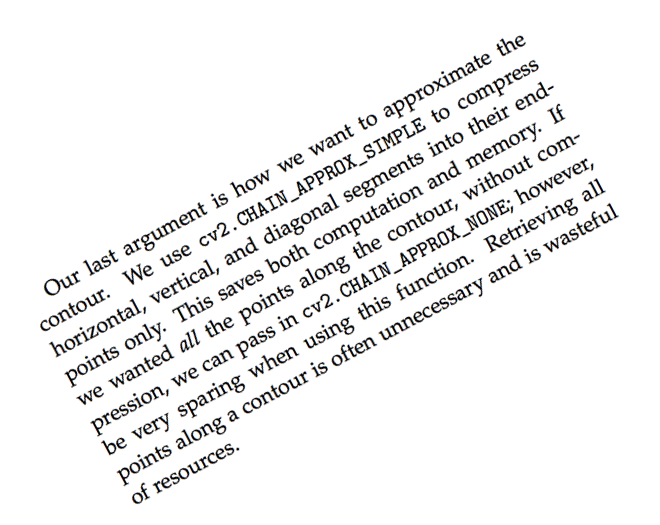
#> input picture imageprocessing/lab3/inputs/neg_28.png, 660 x 525 px
$ python -i horizontal_projection.py   (imports and definitions only)
#> lines starting #> are read from the running program, lines starting #| are printed output that depends on the picture; after the words box and inside, x2 and y2 are one past the last pixel; in counts of white or black regions, pixels touching at a corner belong together
import numpy as np
from skimage.filters import sobel, threshold_local
from skimage.transform import rotate

class HorizontalProjectionAligner:
    """Digitalized document aligner based on horizontal projection."""

    def preprocess(self, image):
        borders = sobel(image)
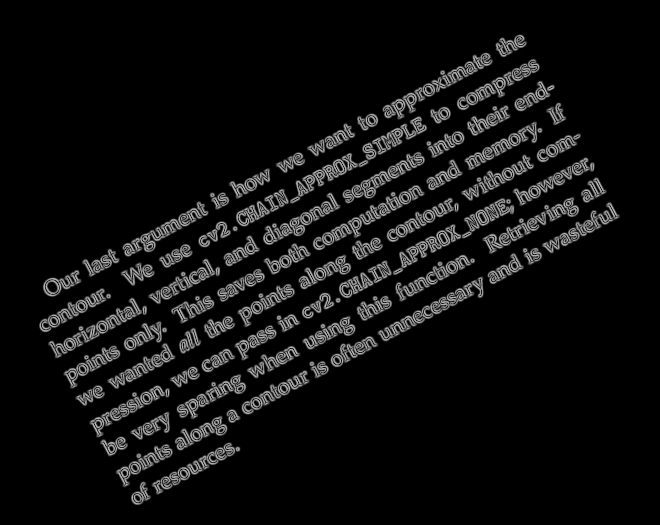
#> borders: shape (525, 660) float64; min 0, max 0.752, mean 0.0612

        threshold = threshold_local(borders, 99)
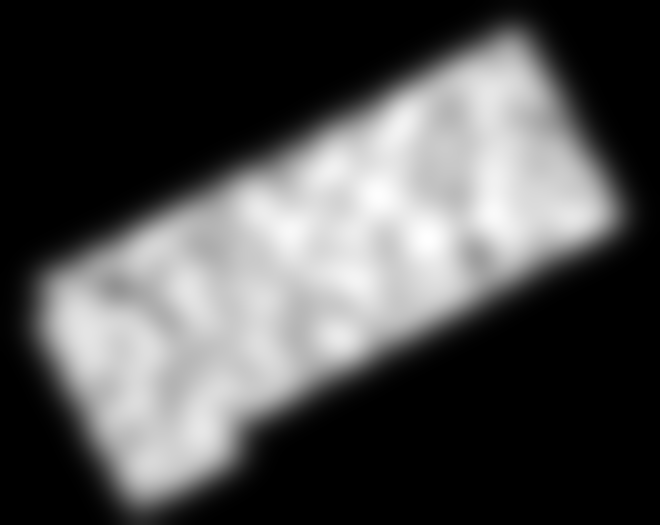
#> threshold: shape (525, 660) float64; min 0, max 0.197, mean 0.0612; drawn with min black and max white
        binary_image = borders > threshold
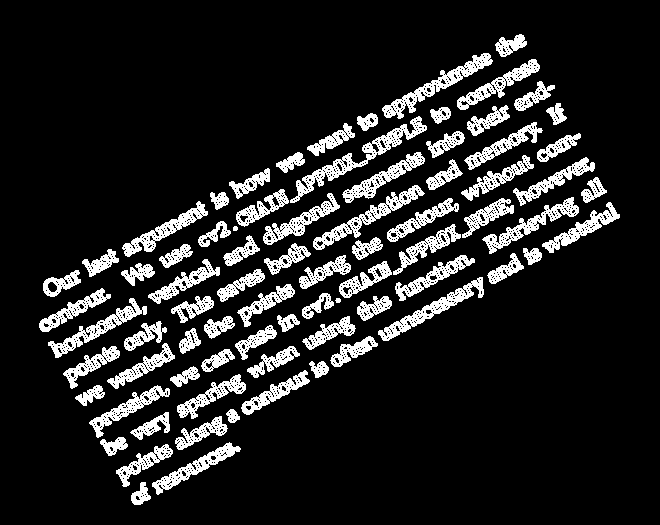
#> binary_image: shape (525, 660) bool; 13.2% white; 78 white regions, largest, box (x1, y1, x2, y2) and area: (290, 116, 427, 203) 1665, (382, 53, 493, 119) 1392, (313, 185, 425, 250) 1289

        return binary_image

    def fitness(self, rotated):
        profile = rotated.sum(axis=1)
        return np.square(profile - np.roll(profile, 1)).sum()

    def find_rotation_angle(self, preprocessed):
        fitnesses = {}

        for angle in range(-90, 90):
            rotated = rotate(preprocessed, angle)
            fitnesses[angle] = self.fitness(rotated)
#> this loop made 180 passes
#> pass 1, in find_rotation_angle, `rotated = rotate(preprocessed, angle)`:
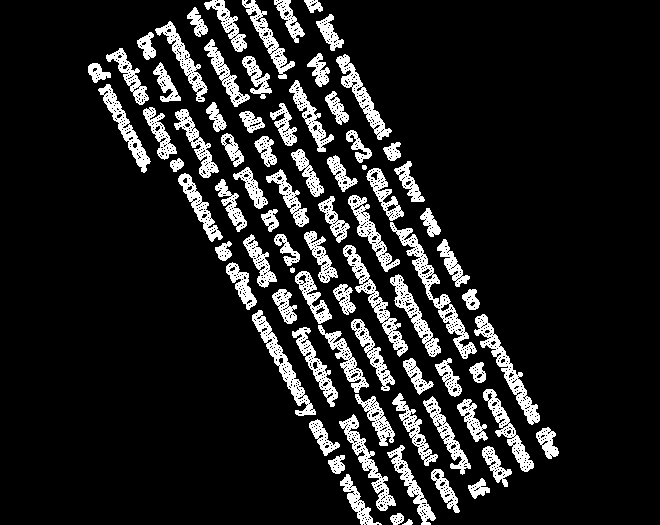
#> rotated: shape (525, 660) bool; 12.8% white; 79 white regions, largest, box (x1, y1, x2, y2) and area: (390, 222, 477, 359) 1665, (474, 314, 540, 425) 1392, (343, 245, 408, 357) 1289
#> pass 3, in find_rotation_angle, `rotated = rotate(preprocessed, angle)`:
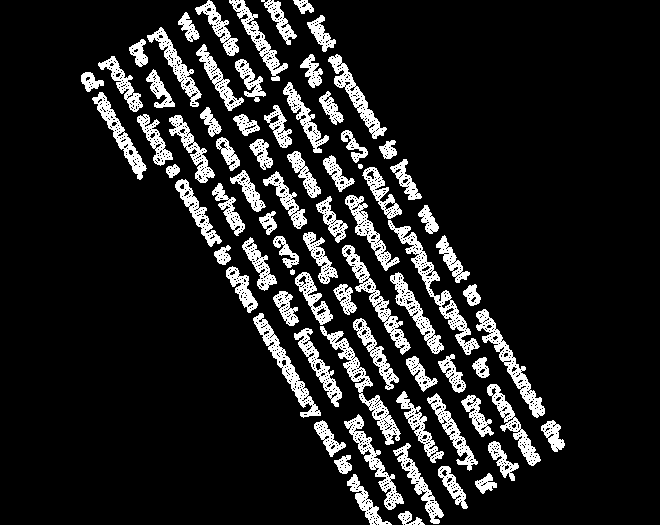
#> rotated: shape (525, 660) bool; 12.9% white; 77 white regions, largest, box (x1, y1, x2, y2) and area: (388, 220, 480, 355) 1666, (320, 326, 401, 445) 1488, (476, 309, 545, 418) 1392
#> after the loop:
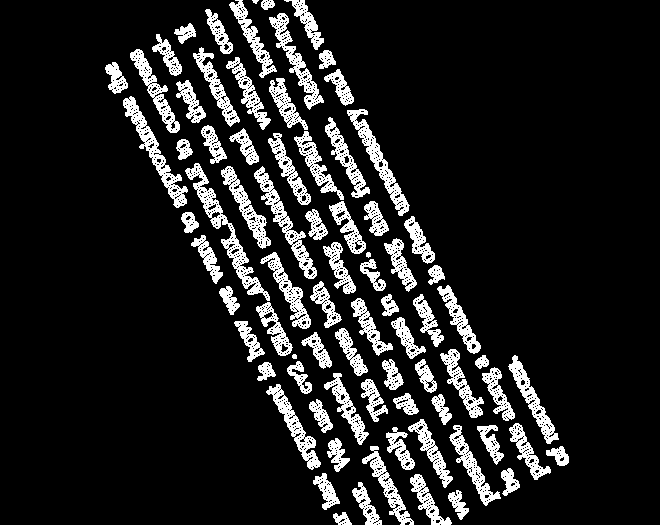
#> rotated: shape (525, 660) bool; 12.8% white; 79 white regions (1 under 20 px), largest, box (x1, y1, x2, y2) and area: (185, 163, 270, 301) 1664, (123, 96, 188, 208) 1392, (254, 166, 317, 279) 1289
#> after the loop, fitnesses = 180 items

        return max(fitnesses.items(), key=lambda item: item[1])[0]

    def align(self, image):
        preprocessed = self.preprocess(image)
        rotation_angle = self.find_rotation_angle(preprocessed)
#> rotation_angle = -28

        return rotate(image, rotation_angle, resize=True, preserve_range=True).astype(np.uint8)
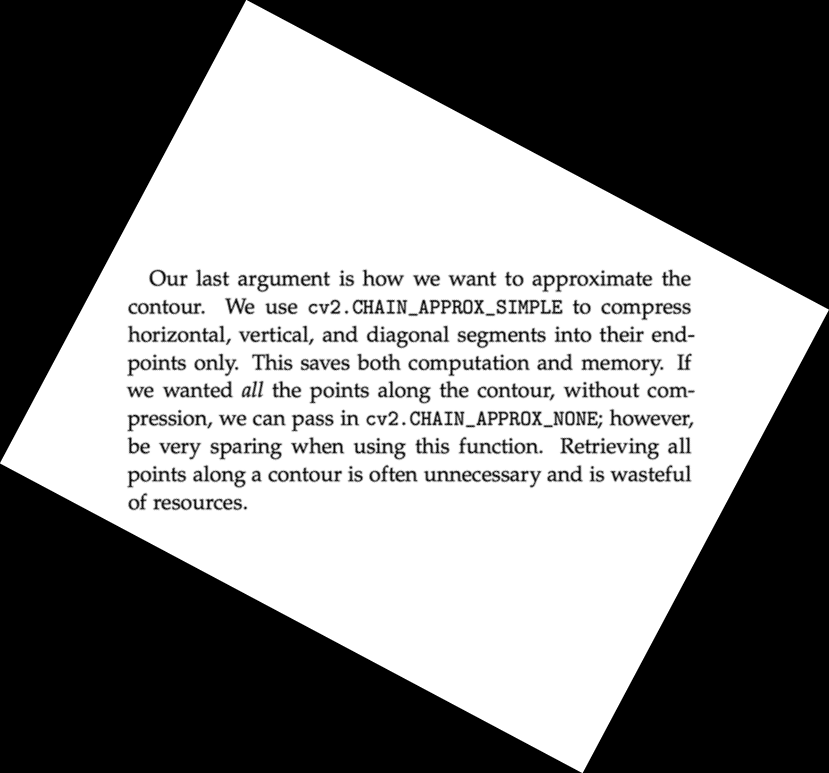
#> returned value: shape (773, 829); min 0, max 255, mean 130.2

>>> import cv2
>>> picture = cv2.imread('../inputs/neg_28.png', cv2.IMREAD_GRAYSCALE)
>>> result = HorizontalProjectionAligner().align(picture)

$ run again, on imageprocessing/lab3/inputs/pos_24.png
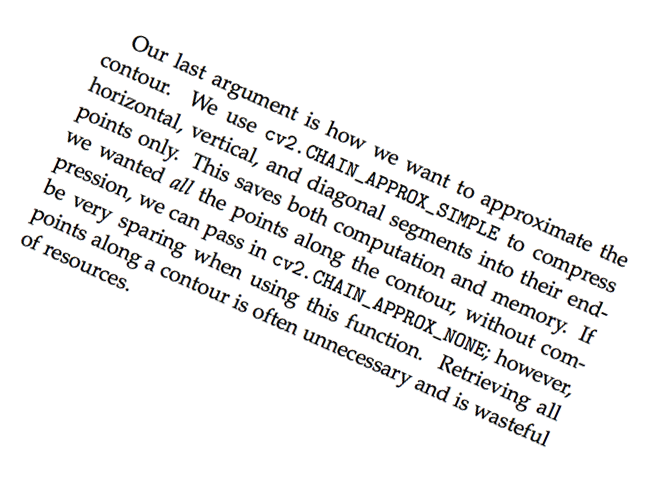
#> input picture imageprocessing/lab3/inputs/pos_24.png, 662 x 495 px
#> binary_image: shape (495, 662) bool; 14% white; 76 white regions, largest, box (x1, y1, x2, y2) and area: (312, 269, 492, 362) 2159, (305, 144, 450, 218) 1701, (479, 194, 593, 252) 1408
#> after the loop in find_rotation_angle, `for angle in range(-90, 90):`:
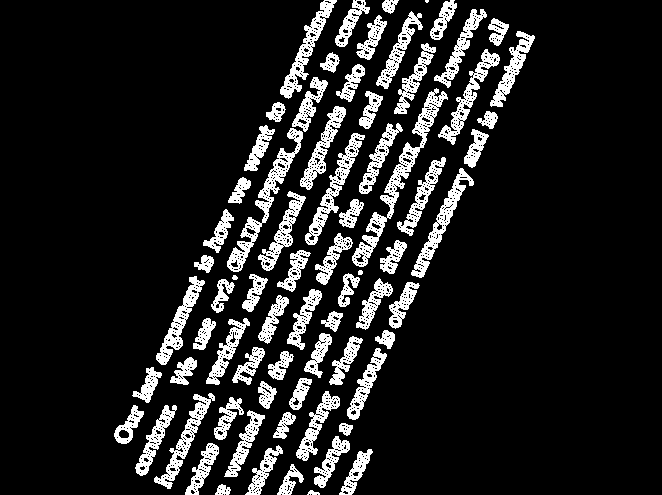
#> rotated: shape (495, 662) bool; 12.8% white; 73 white regions (1 under 20 px), largest, box (x1, y1, x2, y2) and area: (352, 88, 448, 267) 2159, (227, 128, 303, 272) 1700, (305, 133, 365, 245) 1287
#> after the loop in find_rotation_angle, `for angle in range(-90, 90):`: fitnesses = 180 items
#> rotation_angle = 24
#> in align, `return rotate(image, rotation_angle, resize=True, preserve_range=True)..`:
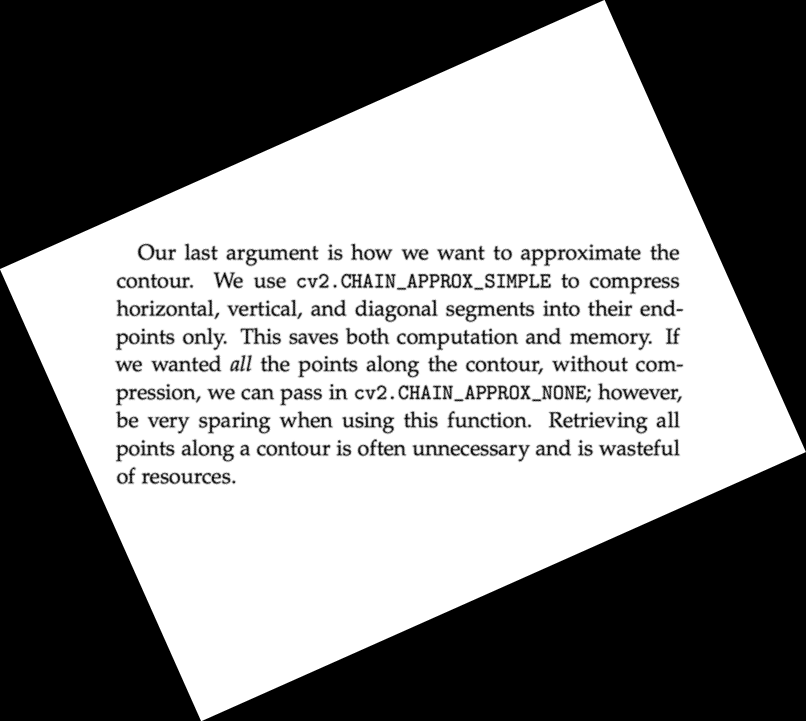
#> returned value: shape (721, 806); min 0, max 255, mean 135.3

$ run again, on imageprocessing/lab3/inputs/pos_41.png
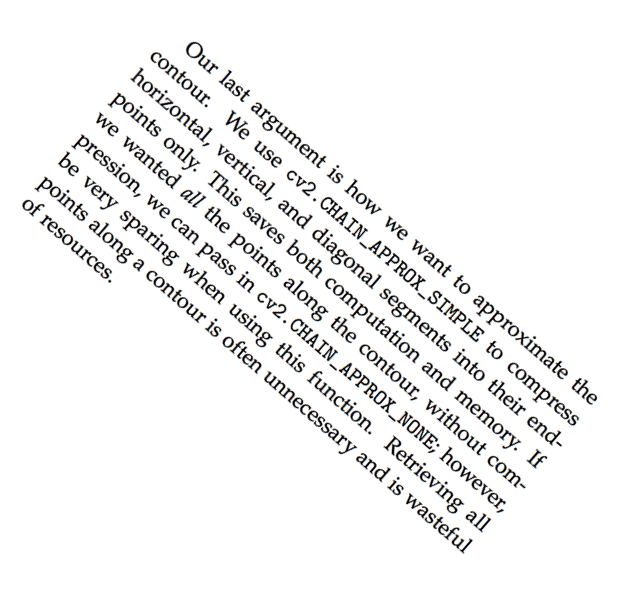
#> input picture imageprocessing/lab3/inputs/pos_41.png, 634 x 601 px
#> binary_image: shape (601, 634) bool; 12% white; 77 white regions, largest, box (x1, y1, x2, y2) and area: (358, 240, 485, 343) 1656, (328, 362, 440, 454) 1501, (472, 294, 569, 380) 1405
#> after the loop in find_rotation_angle, `for angle in range(-90, 90):`: fitnesses = 180 items
#> rotation_angle = 41
#> in align, `return rotate(image, rotation_angle, resize=True, preserve_range=True)..`:
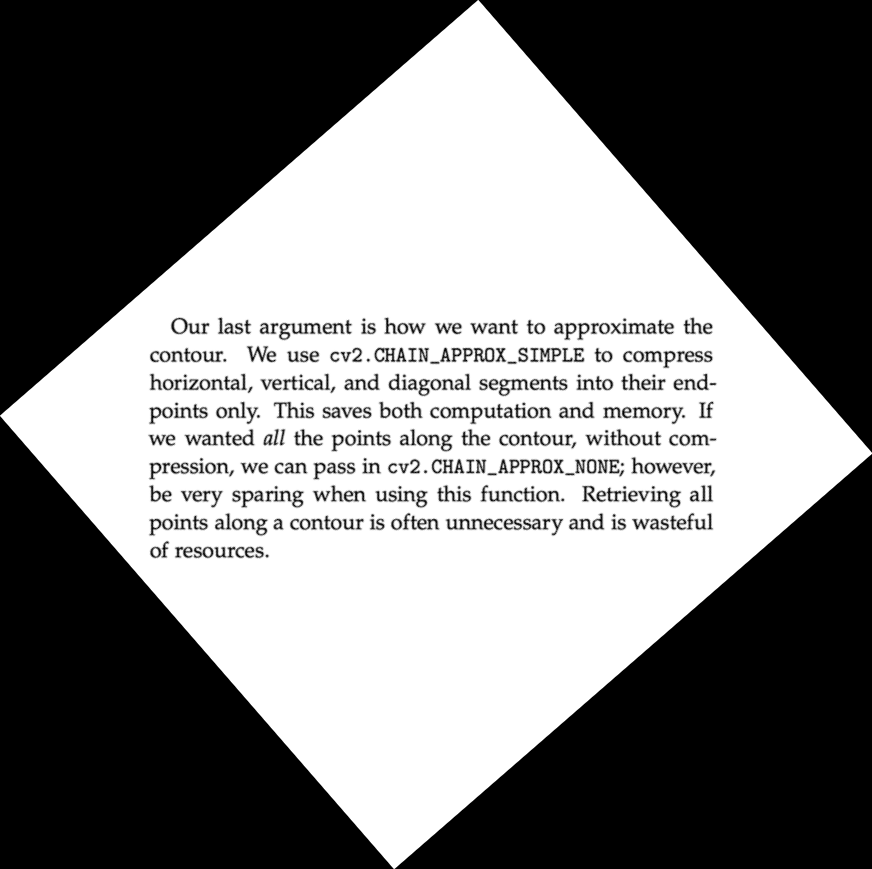
#> returned value: shape (869, 872); min 0, max 255, mean 121.7
